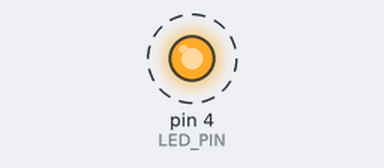
A sketch run on a simulated Arduino Uno, built with avr-gcc and run on an emulated ATmega328P. On the bench: output pins drawn as LEDs (lit = HIGH). Dashed ring = blinking.

Above: at 0.05 s.
Timing chart, 0 to 3.0 s (numbered marks = the images above):
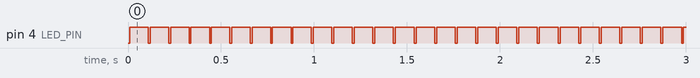

Measured:
- by itself, pin 4 (LED_PIN): alternates HIGH for 0.10 s and LOW for 0.01 s

The sketch:

SoftwareSerial_Experiment.ino
```cpp
#include <SoftwareSerial.h>

#define rxPin 0
#define txPin 1
#define LED_PIN 4

SoftwareSerial mySerial(rxPin, txPin); // RX, TX

int i = 0;

void setup() {
  mySerial.begin(9600);
  pinMode(LED_PIN, OUTPUT);
}

void loop() {
  mySerial.print("Int i=");
  mySerial.print(i);
  mySerial.println();

  i++;
  if (i == 1000)
    i = 0;

  digitalWrite(LED_PIN, HIGH);
  delay(100);
  digitalWrite(LED_PIN, LOW);
}
```
